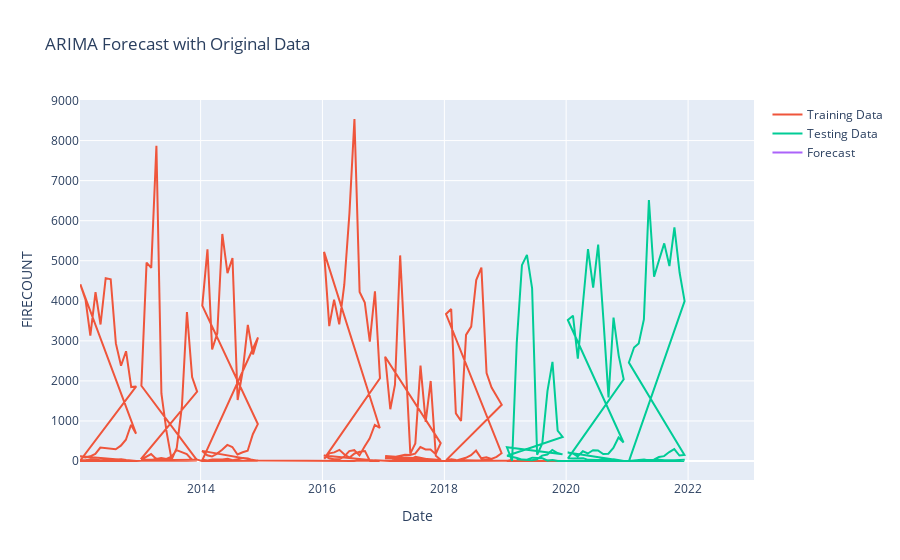

Notebook source saved alongside this figure:
### Code cell
import pandas as pd
from pmdarima import auto_arima
import numpy as np
import plotly.express as px
from sklearn.metrics import mean_absolute_error, mean_squared_error

# Load and clean data
df = pd.read_csv(r'D:\stubble buring\stubble\STN2.csv')
df.rename(columns={'date': 'DATE'}, inplace=True)
df['DATE'] = pd.to_datetime(df['DATE'], errors='coerce')
df.dropna(subset=['DATE'], inplace=True)

# Handle missing values (e.g., interpolation)
df['FIRECOUNT'] = df['FIRECOUNT'].interpolate(method='linear')

# Set DATE as index
df.set_index('DATE', inplace=True)

# Split data into train and test sets
train_ratio = 0.7
split_index = int(len(df) * train_ratio)
train_data = df.iloc[:split_index]
test_data = df.iloc[split_index:]

# Fit ARIMA model on training data
arima_model = auto_arima(train_data['FIRECOUNT'], seasonal=False, trace=True)
print(arima_model.summary())

# Forecast for the next 48 months (4 years)
forecast_period = 48
forecast = arima_model.predict(n_periods=forecast_period)

# Create forecast date index for 2022-2025
forecast_dates = pd.date_range(start=train_data.index[-1] + pd.DateOffset(1), periods=forecast_period, freq='M')
forecast_series = pd.Series(forecast, index=forecast_dates)

# Model Evaluation
test_forecast = arima_model.predict(n_periods=len(test_data))
mae = mean_absolute_error(test_data['FIRECOUNT'], test_forecast)
rmse = np.sqrt(mean_squared_error(test_data['FIRECOUNT'], test_forecast))
print(f"Model Evaluation Metrics:\nMAE: {mae:.2f}, RMSE: {rmse:.2f}")

# Plot original data and forecast
fig = px.line(title="ARIMA Forecast with Original Data")
fig.add_scatter(x=train_data.index, y=train_data['FIRECOUNT'], mode='lines', name='Training Data')
fig.add_scatter(x=test_data.index, y=test_data['FIRECOUNT'], mode='lines', name='Testing Data')
fig.add_scatter(x=forecast_dates, y=forecast_series, mode='lines', name='Forecast')
fig.update_layout(xaxis_title="Date", yaxis_title="FIRECOUNT")
fig.show()

# Display yearly predictions
for year, value in zip(range(2022, 2026), forecast[:48:12]):
    print(f"The predicted value for {year} is {value:.2f}")

### Figure 1 — Plotly figure (JSON) as saved in the notebook; plotly's stock layout.template omitted (floating-point values rounded to 4 significant figures; data arrays with more than 128 entries replaced by an {"elided": "..."} marker saying what was removed)
{"data": [{"hovertemplate": "<extra></extra>", "legendgroup": "", "line": {"color": "#636efa", "dash": "solid"}, "marker": {"symbol": "circle"}, "mode": "lines", "name": "", "orientation": "v", "showlegend": false, "type": "scatter", "xaxis": "x", "yaxis": "y"}, {"mode": "lines", "name": "Training Data", "type": "scatter", "x": {"elided": "302 str values"}, "y": {"elided": "302 int values"}}, {"mode": "lines", "name": "Testing Data", "type": "scatter", "x": {"elided": "130 str values"}, "y": {"elided": "130 int values"}}, {"mode": "lines", "name": "Forecast", "type": "scatter", "x": ["2019-02-28T00:00:00", "2019-03-31T00:00:00", "2019-04-30T00:00:00", "2019-05-31T00:00:00", "2019-06-30T00:00:00", "2019-07-31T00:00:00", "2019-08-31T00:00:00", "2019-09-30T00:00:00", "2019-10-31T00:00:00", "2019-11-30T00:00:00", "2019-12-31T00:00:00", "2020-01-31T00:00:00", "2020-02-29T00:00:00", "2020-03-31T00:00:00", "2020-04-30T00:00:00", "2020-05-31T00:00:00", "2020-06-30T00:00:00", "2020-07-31T00:00:00", "2020-08-31T00:00:00", "2020-09-30T00:00:00", "2020-10-31T00:00:00", "2020-11-30T00:00:00", "2020-12-31T00:00:00", "2021-01-31T00:00:00", "2021-02-28T00:00:00", "2021-03-31T00:00:00", "2021-04-30T00:00:00", "2021-05-31T00:00:00", "2021-06-30T00:00:00", "2021-07-31T00:00:00", "2021-08-31T00:00:00", "2021-09-30T00:00:00", "2021-10-31T00:00:00", "2021-11-30T00:00:00", "2021-12-31T00:00:00", "2022-01-31T00:00:00", "2022-02-28T00:00:00", "2022-03-31T00:00:00", "2022-04-30T00:00:00", "2022-05-31T00:00:00", "2022-06-30T00:00:00", "2022-07-31T00:00:00", "2022-08-31T00:00:00", "2022-09-30T00:00:00", "2022-10-31T00:00:00", "2022-11-30T00:00:00", "2022-12-31T00:00:00", "2023-01-31T00:00:00"], "y": [null, null, null, null, null, null, null, null, null, null, null, null, null, null, null, null, null, null, null, null, null, null, null, null, null, null, null, null, null, null, null, null, null, null, null, null, null, null, null, null, null, null, null, null, null, null, null, null]}], "layout": {"legend": {"tracegroupgap": 0}, "title": {"text": "ARIMA Forecast with Original Data"}, "xaxis": {"anchor": "y", "domain": [0, 1], "title": {"text": "Date"}}, "yaxis": {"anchor": "x", "domain": [0, 1], "title": {"text": "FIRECOUNT"}}}}
